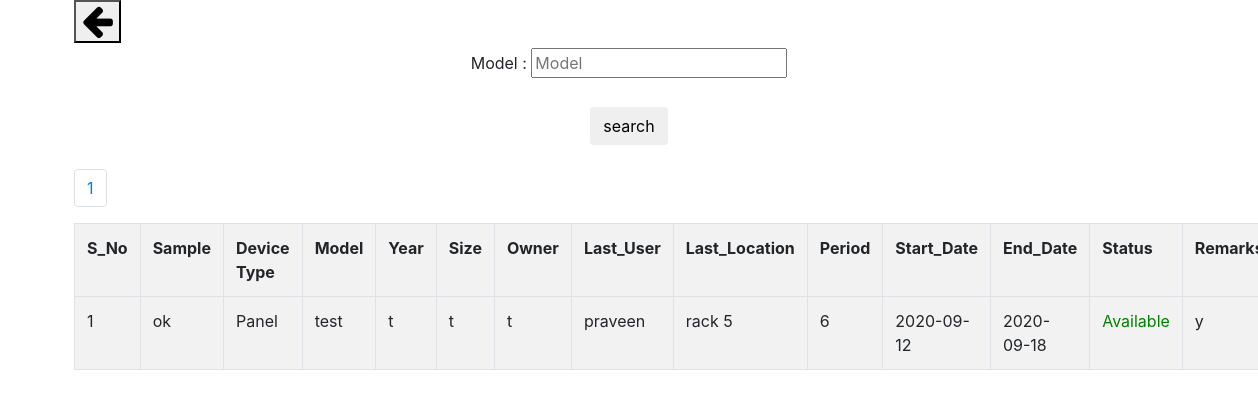
/model.php?model=test, run on the app's committed database.
### tables this page shows
CREATE TABLE `register` (
  `s_no` int(255) NOT NULL,
  `sample` varchar(255) NOT NULL,
  `dropdown` varchar(255) NOT NULL,
  `model` varchar(255) NOT NULL,
  `year` varchar(255) NOT NULL,
  `size` varchar(255) NOT NULL,
  `owner` varchar(255) NOT NULL,
  `user` varchar(255) NOT NULL,
  `loc` varchar(255) NOT NULL,
  `period` int(255) NOT NULL,
  `start_date` varchar(255) NOT NULL,
  `end_date` varchar(255) NOT NULL,
  `remarks` varchar(255) NOT NULL
);

### model.php (the view, shortened to what this page needs)
<?php
$con= mysqli_connect("localhost","root","","login");
$limit = 100;
if (isset($_GET["page"])) {
	$page  = $_GET["page"];
	}
	else{
	$page=1;
	};
$start_from = ($page-1) * $limit;
$model = "";
if(isset($_GET["model"]))
{
	$model = $_GET["model"];
}
	$result = mysqli_query($con,"SELECT * FROM register where model='$model' ORDER BY s_no ASC LIMIT $start_from, $limit");
?>
<!DOCTYPE html>
<html>
<head>
  <link rel="stylesheet" href="https://maxcdn.bootstrapcdn.com/bootstrap/4.0.0/css/bootstrap.min.css">
  <link rel="stylesheet" href="https://cdnjs.cloudflare.com/ajax/libs/font-awesome/4.7.0/css/font-awesome.min.css">
</head>
<body>
<center>
	<div class="container">
		<button onClick="javascript:history.go(-1)" style="float: left;"><i class="fa fa-arrow-left" style="font-size:36px;"></i></button><br><br>
			<form action="" method="POST">
				<label> Model :</label>
				<input type="text" name="model" placeholder="Model"><br><br>
				<input type="submit" name="search" class="btn" value="search">
			</form>
           	<table class="table table-bordered table-striped">
				<tr>
					<th> S_No </th>
					<th> Sample </th>
			        <th> Device Type </th>
			        <th> Model </th>
			        <th> Year </th>
			        <th> Size </th>
		         	<th> Owner </th>
			        <th> Last_User </th>
			        <th> Last_Location </th>
		        	<th> Period </th>
		        	<th> Start_Date </th>
		        	<th> End_Date </th>
		        	<th> Status </th>
		         	<th> Remarks </th>
		        </tr> <br>
		    <thead>
            <tbody>
                	<?php
                	$cur_date= date("Y-m-d");
                   while ($row = mysqli_fetch_array($result)) {
                   	if($row['end_date']<$cur_date)
		        		{
		        			$Available= "Available";
		        		}
		        		else
		        		{
		        			$Available= "Not available";
		        		}
                     ?>
                <tr>
				<td><?php echo $row["s_no"]; ?></td>
				<td><?php echo $row["sample"]; ?></td>
				<td><?php echo $row["dropdown"]; ?></td>
				<td><?php echo $row['model']; ?></td>
			    <td><?php echo $row['year']; ?></td>
			    <td><?php echo $row['size']; ?></td>
			    <td><?php echo $row['owner']; ?></td>
			    <td><?php echo $row['user']; ?></td>
                <td><?php echo $row['loc']; ?></td>
			    <td><?php echo $row['period']; ?></td>
			    <td><?php echo $row['start_date']; ?></td>
			    <td><?php echo $row['end_date']; ?></td>
			    <td <?php if($Available == "Available"){echo "style='color: green;'";}else{echo "style='color: red;'";}?>><?php echo $Available ; ?></td>
	            <td><?php echo $row['remarks']; ?></td>
                </tr>
                <?php
                };
                ?>
            </tbody>
            </thead>
            <?php
            $result_db = mysqli_query($con,"SELECT COUNT(s_no) FROM register");
            $row_db = mysqli_fetch_row($result_db);
            $total_records = $row_db[0];
            $total_pages = ceil($total_records / $limit);
            $pagLink = "<ul class='pagination'>";
            for ($i=1; $i<=$total_pages; $i++) {
              $pagLink .= "<li class='page-item'><a class='page-link' href='model.php?model=".$model."&page=".$i."'>".$i."</a></li>";
              }
            echo $pagLink . "</ul>";
            ?>
	         </table>
    </div>
</center>
</body>
</html>

### data on the page
register: s_no "1", sample "ok", dropdown "Panel", model "test", year "t", size "t", owner "t", user "praveen", loc "rack 5", period "6", start_date "2020-09-12", end_date "2020-09-18", end_date "Available", remarks "y"
